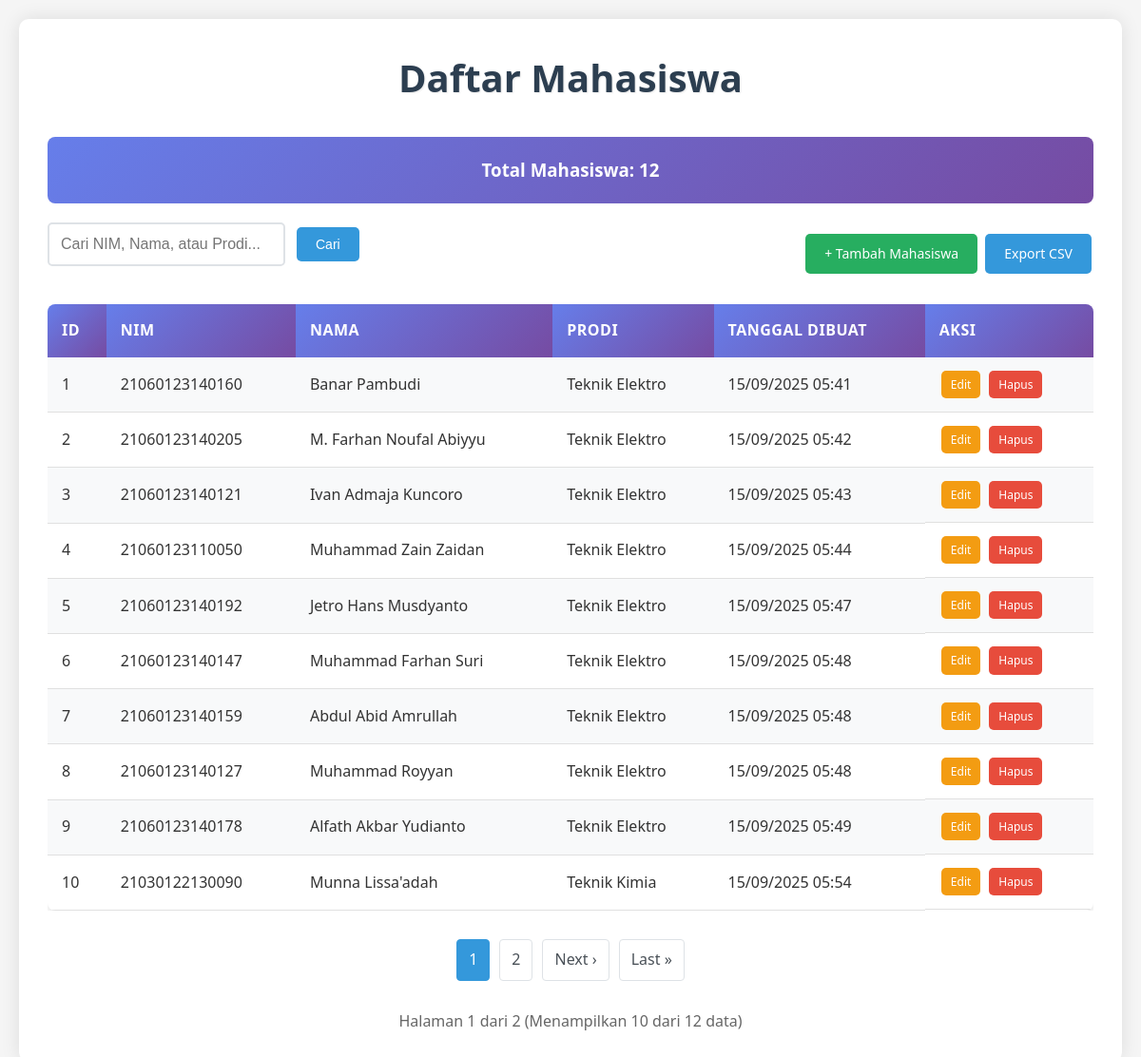
The page / on the database its author committed.
### tables this page shows
CREATE TABLE `mahasiswa` (
  `id` int(11) NOT NULL AUTO_INCREMENT,
  `nim` varchar(15) NOT NULL,
  `nama` varchar(50) NOT NULL,
  `prodi` varchar(50) NOT NULL,
  `created_at` timestamp NOT NULL DEFAULT current_timestamp(),
  `updated_at` timestamp NOT NULL DEFAULT current_timestamp() ON UPDATE current_timestamp(),
  PRIMARY KEY (`id`),
  UNIQUE KEY `nim` (`nim`)
);

### index.php (the view, shortened to what this page needs)
<?php
include "db.php";
$search = isset($_GET['search']) ? $_GET['search'] : '';
$search_condition = '';
$limit = 10;
$page = isset($_GET['page']) ? (int)$_GET['page'] : 1;
$offset = ($page - 1) * $limit;
$count_sql = "SELECT COUNT(*) as total FROM mahasiswa $search_condition";
$count_result = $conn->query($count_sql);
$total_records = $count_result->fetch_assoc()['total'];
$total_pages = ceil($total_records / $limit);
?>
<!doctype html>
<html>
<head>
    <link rel="stylesheet" href="style.css">
</head>
<body>
    <div class="container">
        <h1>Daftar Mahasiswa</h1>
        <div class="stats">
            <h3>Total Mahasiswa: <?php echo $total_records; ?></h3>
        </div>
        <div class="actions-container">
            <div class="search-container">
                <form method="GET" action="" style="display: flex; gap: 10px; align-items: center;">
                    <input type="text" name="search" class="search-input" placeholder="Cari NIM, Nama, atau Prodi..." value="<?php echo htmlspecialchars($search); ?>">
                    <button type="submit" class="btn btn-primary">Cari</button>
                </form>
            </div>
            <div>
                <a href="tambah.php" class="btn btn-success">+ Tambah Mahasiswa</a>
                <a href="?export=csv<?php echo !empty($search) ? '&search=' . urlencode($search) : ''; ?>" class="btn btn-primary">Export CSV</a>
            </div>
        </div>
        <div class="table-container">
            <table>
                <tr>
                    <th>ID</th>
                    <th>NIM</th>
                    <th>Nama</th>
                    <th>Prodi</th>
                    <th>Tanggal Dibuat</th>
                    <th>Aksi</th>
                </tr>
                <?php
                $sql = "SELECT * FROM mahasiswa $search_condition ORDER BY id LIMIT $limit OFFSET $offset";
                $result = $conn->query($sql);
                if ($result->num_rows > 0) {
                    while($row = $result->fetch_assoc()){
                        echo "<tr>
                            <td>{$row['id']}</td>
                            <td>{$row['nim']}</td>
                            <td>" . htmlspecialchars($row['nama']) . "</td>
                            <td>" . htmlspecialchars($row['prodi']) . "</td>
                            <td>" . date('d/m/Y H:i', strtotime($row['created_at'])) . "</td>
                            <td class='action-buttons'>
                                <a href='edit.php?id={$row['id']}' class='btn btn-warning btn-small'>Edit</a>
                                <a href='hapus.php?id={$row['id']}' class='btn btn-danger btn-small'
                                   onclick=\"return confirm('Yakin ingin menghapus data mahasiswa {$row['nama']}?')\">Hapus</a>
                            </td>
                        </tr>";
                    }
                } else {
                    echo "<tr><td colspan='6' style='text-align: center;'>
                            " . (!empty($search) ? "Tidak ada data yang cocok dengan pencarian '$search'" : "Belum ada data mahasiswa") . "
                          </td></tr>";
                }
                ?>
            </table>
        </div>
        <?php if ($total_pages > 1): ?>
            <div class="pagination">
                <?php
                $start_page = max(1, $page - 2);
                $end_page = min($total_pages, $page + 2);
                for ($i = $start_page; $i <= $end_page; $i++):
                ?>
                    <?php if ($i == $page): ?>
                        <span class="current"><?php echo $i; ?></span>
                    <?php else: ?>
                        <a href="?page=<?php echo $i; ?><?php echo !empty($search) ? '&search=' . urlencode($search) : ''; ?>"><?php echo $i; ?></a>
                    <?php endif; ?>
                <?php endfor; ?>
                <?php if ($page < $total_pages): ?>
                    <a href="?page=<?php echo $page+1; ?><?php echo !empty($search) ? '&search=' . urlencode($search) : ''; ?>">Next &rsaquo;</a>
                    <a href="?page=<?php echo $total_pages; ?><?php echo !empty($search) ? '&search=' . urlencode($search) : ''; ?>">Last &raquo;</a>
                <?php endif; ?>
            </div>
            <div style="text-align: center; color: #666;">
                Halaman <?php echo $page; ?> dari <?php echo $total_pages; ?>
                (Menampilkan <?php echo min($limit, $total_records - $offset); ?> dari <?php echo $total_records; ?> data)
            </div>
        <?php endif; ?>
    </div>
</body>
</html>

### style.css (style rules this page uses)
* { margin: 0; padding: 0; box-sizing: border-box; }
body { font-family: 'Segoe UI', Tahoma, Geneva, Verdana, sans-serif; background-color: #f5f5f5; color: #333; line-height: 1.6; padding: 20px; }
.container { max-width: 1200px; margin: 0 auto; background-color: white; padding: 30px; border-radius: 10px; box-shadow: 0 0 20px rgba(0,0,0,0.1); }
h1 { color: #2c3e50; text-align: center; margin-bottom: 30px; font-size: 2.5em; text-shadow: 1px 1px 2px rgba(0,0,0,0.1); }
.btn { display: inline-block; padding: 10px 20px; text-decoration: none; border-radius: 5px; transition: all 0.3s ease; border: none; cursor: pointer; font-size: 14px; font-weight: 500; margin: 2px; }
.btn-primary { background-color: #3498db; color: white; }
.btn-success { background-color: #27ae60; color: white; }
.btn-warning { background-color: #f39c12; color: white; }
.btn-danger { background-color: #e74c3c; color: white; }
.btn-small { padding: 5px 10px; font-size: 12px; }
.table-container { margin: 20px 0; overflow-x: auto; }
table { width: 100%; border-collapse: collapse; background-color: white; border-radius: 8px; overflow: hidden; box-shadow: 0 4px 6px rgba(0,0,0,0.1); }
th { background: linear-gradient(135deg, #667eea 0%, #764ba2 100%); color: white; padding: 15px; text-align: left; font-weight: 600; text-transform: uppercase; letter-spacing: 0.5px; }
td { padding: 12px 15px; border-bottom: 1px solid #e0e0e0; }
tr:nth-child(even) { background-color: #f8f9fa; }
input[type="text"], select { width: 100%; padding: 12px; border: 2px solid #dee2e6; border-radius: 5px; font-size: 16px; transition: border-color 0.3s ease; }
.search-container { display: flex; gap: 15px; margin-bottom: 20px; align-items: center; flex-wrap: wrap; }
.search-input { flex: 1; min-width: 250px; }
.actions-container { display: flex; justify-content: space-between; align-items: center; margin-bottom: 20px; flex-wrap: wrap; gap: 15px; }
.pagination { display: flex; justify-content: center; align-items: center; margin: 30px 0; gap: 10px; }
.pagination a, .pagination span { padding: 8px 12px; text-decoration: none; border: 1px solid #dee2e6; border-radius: 4px; color: #495057; transition: all 0.3s ease; }
.pagination .current { background-color: #3498db; color: white; border-color: #3498db; }
.action-buttons { display: flex; gap: 5px; }
.stats { background: linear-gradient(135deg, #667eea 0%, #764ba2 100%); color: white; padding: 20px; border-radius: 8px; margin-bottom: 20px; text-align: center; }

### rows shown on the page
mahasiswa: id "1", nim "21060123140160", nama "Banar Pambudi", prodi "Teknik Elektro", created_at "15/09/2025 05:41"
mahasiswa: id "2", nim "21060123140205", nama "M. Farhan Noufal Abiyyu", prodi "Teknik Elektro", created_at "15/09/2025 05:42"
mahasiswa: id "3", nim "21060123140121", nama "Ivan Admaja Kuncoro", prodi "Teknik Elektro", created_at "15/09/2025 05:43"
mahasiswa: id "4", nim "21060123110050", nama "Muhammad Zain Zaidan", prodi "Teknik Elektro", created_at "15/09/2025 05:44"
mahasiswa: id "5", nim "21060123140192", nama "Jetro Hans Musdyanto", prodi "Teknik Elektro", created_at "15/09/2025 05:47"
mahasiswa: id "6", nim "21060123140147", nama "Muhammad Farhan Suri", prodi "Teknik Elektro", created_at "15/09/2025 05:48"
mahasiswa: id "7", nim "21060123140159", nama "Abdul Abid Amrullah", prodi "Teknik Elektro", created_at "15/09/2025 05:48"
mahasiswa: id "8", nim "21060123140127", nama "Muhammad Royyan", prodi "Teknik Elektro", created_at "15/09/2025 05:48"
mahasiswa: id "9", nim "21060123140178", nama "Alfath Akbar Yudianto", prodi "Teknik Elektro", created_at "15/09/2025 05:49"
mahasiswa: id "10", nim "21030122130090", nama "Munna Lissa'adah", prodi "Teknik Kimia", created_at "15/09/2025 05:54"

### other values the page prints
$total_records "12"
$page "1"
$total_pages "2"
min($limit, $total_records - $offset) "10"
